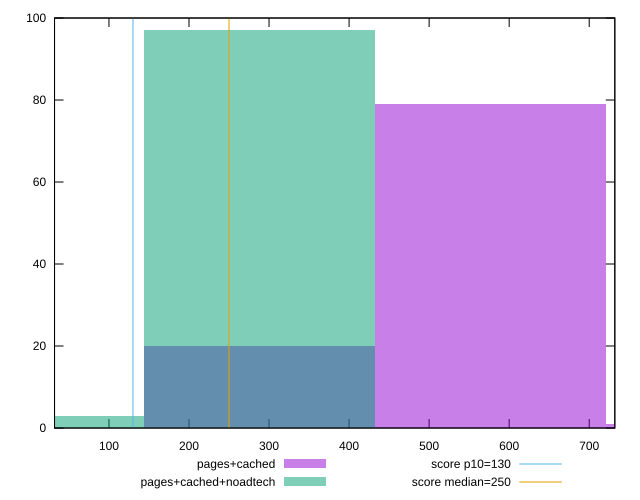

This figure's gnuplot source:
reset

$pagesCached <<EOF
576.5748933489491 79
864.8623400234237 1
288.28744667447455 20
EOF

$pagesCachedNoadtech <<EOF
288.28744667447455 97
0 3
EOF

set key outside below
set boxwidth 288.28744667447455
set xrange [32:732]
set yrange [0:100]
set trange [0:100]
set style fill transparent solid 0.5 noborder

set parametric
set terminal svg size 640, 500 enhanced background rgb 'white'
set output "report_00012_2021-02-09T11:01:39.952Z/max-potential-fid/comparison/histogram/1_vs_2.svg"

plot $pagesCached title "pages+cached" with boxes, \
     $pagesCachedNoadtech title "pages+cached+noadtech" with boxes, \
     130,t title "score p10=130", \
     250,t title "score median=250"

reset
